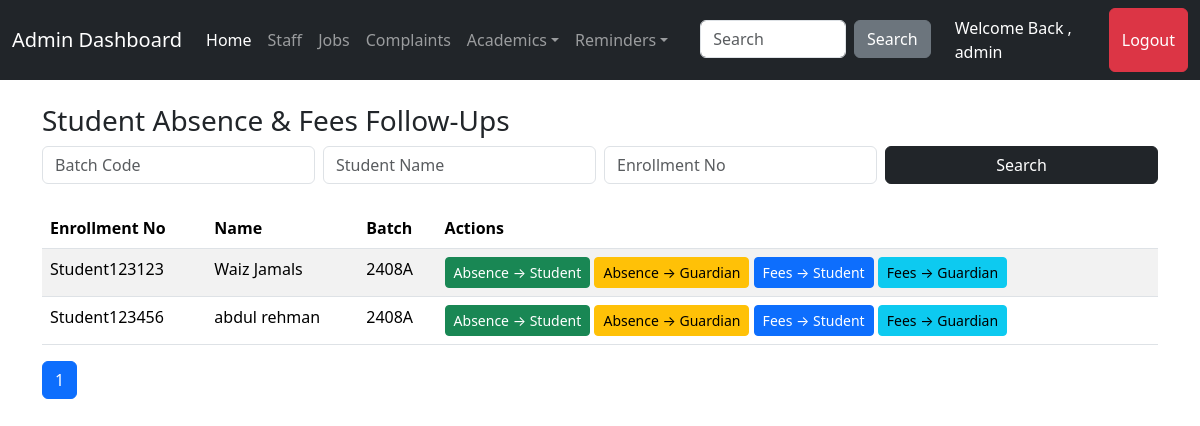
The app's page /Admin/followups.php (signed in) with its own data.
### tables this page shows
CREATE TABLE IF NOT EXISTS `student` (
  `studentid` int NOT NULL AUTO_INCREMENT,
  `studentname` varchar(100) DEFAULT NULL,
  `enrollmentno` varchar(1000) DEFAULT NULL,
  `studentemail` varchar(200) DEFAULT NULL,
  `studentpassword` varchar(200) DEFAULT NULL,
  `studentbatch` int DEFAULT NULL,
  `studentphoneno` varchar(40) DEFAULT NULL,
  `studentguardianphoneno` varchar(40) DEFAULT NULL,
  `studentstatus` varchar(10) NOT NULL,
  PRIMARY KEY (`studentid`),
  KEY `studentbatch` (`studentbatch`)
);

CREATE TABLE IF NOT EXISTS `batches` (
  `batchid` int NOT NULL AUTO_INCREMENT,
  `batchcode` varchar(100) DEFAULT NULL,
  `batchtimings` varchar(100) DEFAULT NULL,
  `batchdays` varchar(10) NOT NULL,
  `batchinstructor` int DEFAULT NULL,
  `currentsem` varchar(50) NOT NULL,
  `batchtype` varchar(200) DEFAULT NULL,
  `batchstartdate` date DEFAULT NULL,
  `batchstatus` varchar(50) NOT NULL DEFAULT 'Active',
  PRIMARY KEY (`batchid`),
  KEY `batchinstructor` (`batchinstructor`)
);

### Admin/followups.php (the view, shortened to what this page needs)
<?php
include('../connect.php');
include('headeradmin.php');
$limit = 10;
$page  = isset($_GET['page']) ? (int)$_GET['page'] : 1;
$start = ($page - 1) * $limit;
$where = "WHERE 1=1";
$params = [];
$types  = '';
$countSql = "
  SELECT COUNT(*) AS total
  FROM studentprogresssystem.student s
  JOIN studentprogresssystem.batches b ON s.studentbatch = b.batchid
  $where
";
$stmt = $conn->prepare($countSql);
$stmt->execute();
$total = $stmt->get_result()->fetch_assoc()['total'];
$totalPages = ceil($total / $limit);
$dataSql = "
  SELECT s.enrollmentno, s.studentname, b.batchcode
  FROM studentprogresssystem.student s
  JOIN studentprogresssystem.batches b ON s.studentbatch = b.batchid
  $where
  LIMIT ?, ?
";
$params[] = $start;
$params[] = $limit;
$types   .= 'ii';
$stmt = $conn->prepare($dataSql);
$stmt->bind_param($types, ...$params);
$stmt->execute();
$res = $stmt->get_result();
?>
<div class="container mt-4">
  <h3>Student Absence & Fees Follow‑Ups</h3>
  <form method="GET" class="row g-2 mb-4">
    <div class="col-md-3">
      <input name="batch" class="form-control" placeholder="Batch Code"
        value="<?= htmlspecialchars($_GET['batch'] ?? '') ?>">
    </div>
    <div class="col-md-3">
      <input name="name" class="form-control" placeholder="Student Name"
        value="<?= htmlspecialchars($_GET['name'] ?? '') ?>">
    </div>
    <div class="col-md-3">
      <input name="enrollment_no" class="form-control" placeholder="Enrollment No"
        value="<?= htmlspecialchars($_GET['enrollment_no'] ?? '') ?>">
    </div>
    <div class="col-md-3">
      <button class="btn btn-dark w-100">Search</button>
    </div>
  </form>
  <?php if ($res->num_rows): ?>
  <table class="table table-striped">
    <thead>
      <tr>
        <th>Enrollment No</th>
        <th>Name</th>
        <th>Batch</th>
        <th>Actions</th>
      </tr>
    </thead>
    <tbody>
      <?php while ($stu = $res->fetch_assoc()): ?>
      <tr>
        <td><?= htmlspecialchars($stu['enrollmentno']) ?></td>
        <td><?= htmlspecialchars($stu['studentname']) ?></td>
        <td><?= htmlspecialchars($stu['batchcode']) ?></td>
        <td>
          <a href="?action=send_whatsapp_student&enrollment_no=<?= urlencode($stu['enrollmentno']) ?>"
             class="btn btn-success btn-sm" target="_blank">Absence → Student</a>
          <a href="?action=send_whatsapp_guardian&enrollment_no=<?= urlencode($stu['enrollmentno']) ?>"
             class="btn btn-warning btn-sm" target="_blank">Absence → Guardian</a>
          <a href="?action=send_fee_student&enrollment_no=<?= urlencode($stu['enrollmentno']) ?>"
             class="btn btn-primary btn-sm" target="_blank">Fees → Student</a>
          <a href="?action=send_fee_guardian&enrollment_no=<?= urlencode($stu['enrollmentno']) ?>"
             class="btn btn-info btn-sm" target="_blank">Fees → Guardian</a>
        </td>
      </tr>
      <?php endwhile; ?>
    </tbody>
  </table>
  <nav>
    <ul class="pagination">
      <?php for ($i = 1; $i <= $totalPages; $i++): ?>
      <li class="page-item <?= $i === $page ? 'active' : '' ?>">
        <a class="page-link" href="?page=<?= $i ?><?= isset($_GET['batch']) ? "&batch={$_GET['batch']}" : '' ?><?= isset($_GET['name']) ? "&name={$_GET['name']}" : '' ?><?= isset($_GET['enrollment_no']) ? "&enrollment_no={$_GET['enrollment_no']}" : '' ?>"><?= $i ?></a>
      </li>
      <?php endfor; ?>
    </ul>
  </nav>
  <?php else: ?>
    <p class="text-muted">No students found.</p>
  <?php endif; ?>
</div>
<?php include('footeradmin.php'); ?>

### records on screen
student: enrollmentno "Student123123", studentname "Waiz Jamals", studentbatch.batchcode "2408A"
student: enrollmentno "Student123456", studentname "abdul rehman", studentbatch.batchcode "2408A"

### other values on screen
$_SESSION['adminloggedin'] "admin"
